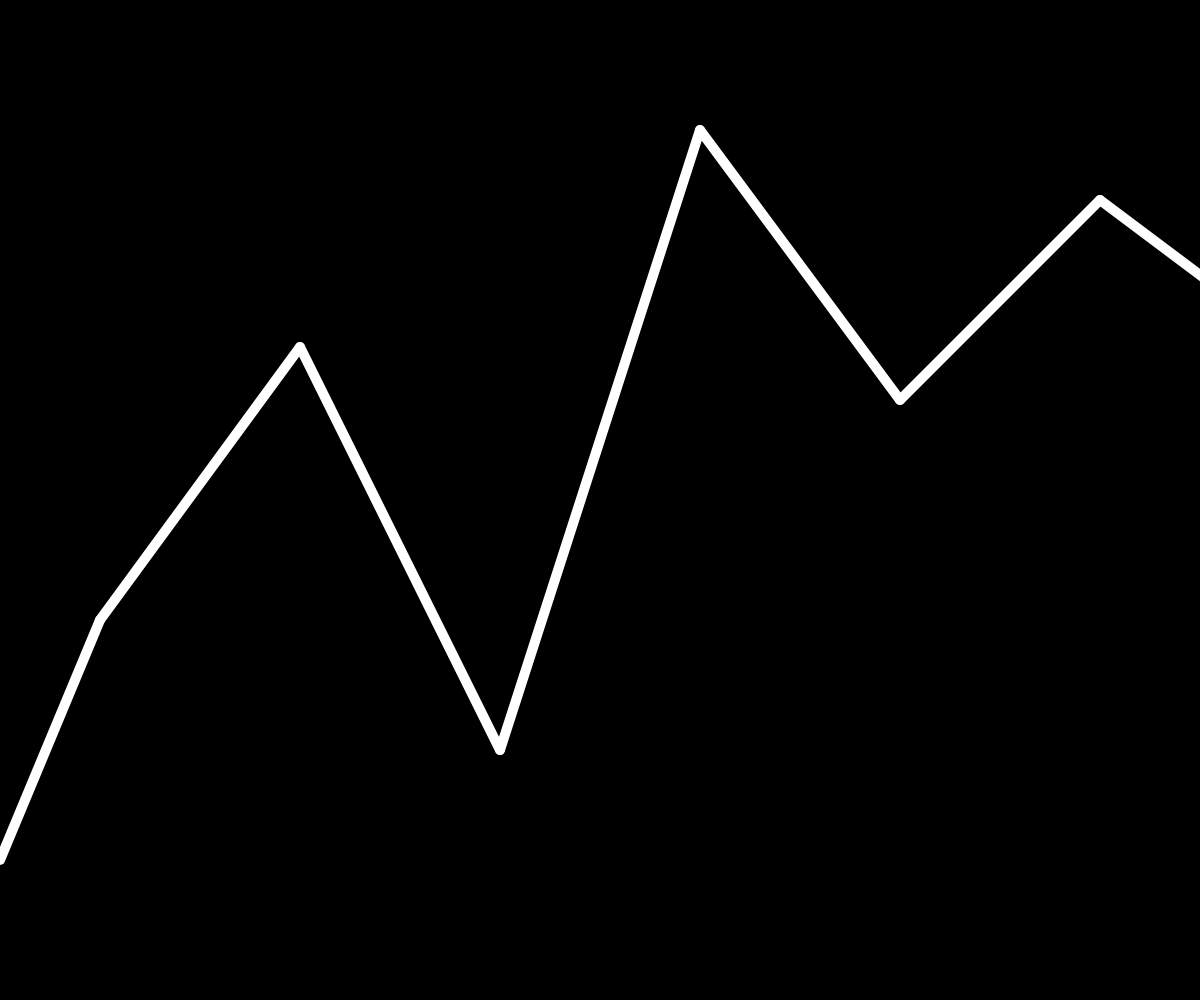
Frame 1 (no input)
Frame 60 (no input): identical to frame 1, image omitted
Frame 120 (the mouse pressed at the canvas centre since frame 60): identical to frame 1, image omitted

The p5.js sketch that drew this single still picture (run headless with seeded random() and noise() and a simulated clock; from frame 60 on, the mouse is pressed at the canvas centre):

// p5.js sketch
// ── sketch.js
function setup() {
  createCanvas(windowWidth, windowHeight);
}

function draw() {
  background(0, 0, 0);

stroke('white');

strokeWeight(10);
line(1300, 350, 1500, 0)
 
 line(1300, 350, 1100, 200)

 line(1100, 200, 900, 400)

 line(900, 400, 700, 130)

 line(700, 130, 500, 750)

 line(500, 750, 300, 347)

 line(300, 347, 100, 620)

 line(100, 620, 0, 860)
}

// ── style.css
html, body {
  margin: 0;
  padding: 0;
}
canvas {
  display: block;
}

.overlay{
  position: absolute;
  top: 200;
  padding: 1em;
  font-family: serif;
  font-size: 40px;
  <h1 style="border:2px solid hotpink;">Hello World</h1>
}

h1{color: white;}
a, a:visited {color: mediumvioletred;}





.overlay2{
  position: absolute;
  top: 200;
  padding: 1em;
  font-family: serif;
  font-size: 40px;
  <h1 style="border:2px solid hotpink;">Hello World</h1>
}
}
